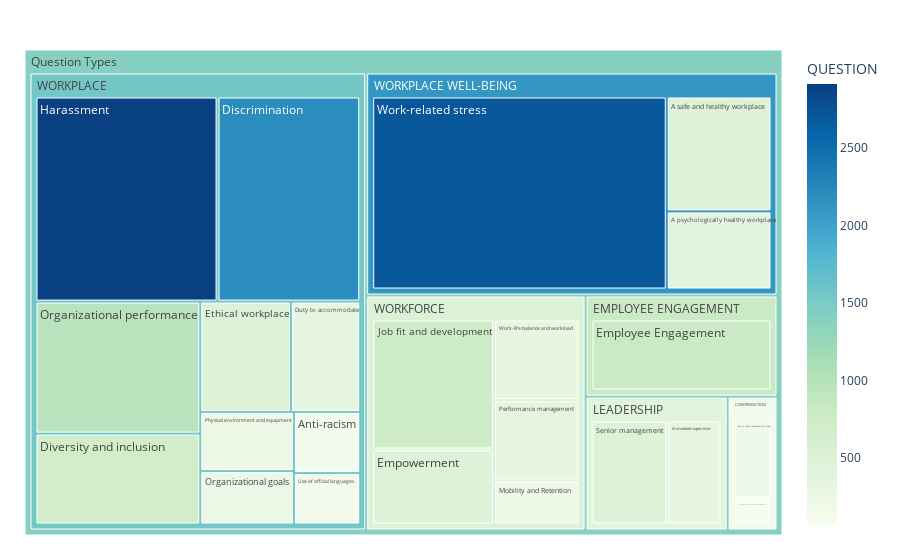

The cell this chart's notebook holds for it:
### Code cell
# Number of questions by Indicatior and SubIndicator
df_tree_map = df_emp_survey.groupby(['INDICATORENG','SUBINDICATORENG','DESCRIP_E'])[['QUESTION']].count().reset_index()

fig = px.treemap(df_tree_map, path=[px.Constant("Question Types"), 'INDICATORENG', 'SUBINDICATORENG'], values='QUESTION', color='QUESTION'
                                    ,color_continuous_scale='GnBu')
fig.update_layout(margin = dict(t=50, l=25, r=25, b=25))
fig.show()

### Figure 1 — Plotly figure (JSON) as saved in the notebook; plotly's stock layout.template omitted (floating-point values rounded to 4 significant figures)
{"data": [{"branchvalues": "total", "customdata": [[377.6], [478.9], [150.0], [2206.0], [693.3], [316.2], [809.2], [462.4], [462.7], [2915.0], [314.9], [727.4], [213.4], [231.4], [975.7], [188.6], [346.8], [216.5], [462.4], [65.72], [130.6], [314.6], [2711.0], [158.1], [809.2], [401.0], [496.3], [1550.0], [2115.0], [1410.0]], "domain": {"x": [0, 1], "y": [0, 1]}, "hovertemplate": "labels=%{label}<br>QUESTION_sum=%{value}<br>parent=%{parent}<br>id=%{id}<br>QUESTION=%{color}<extra></extra>", "ids": ["Question Types/WORKPLACE WELL-BEING/A psychologically healthy workplace", "Question Types/WORKPLACE WELL-BEING/A safe and healthy workplace", "Question Types/WORKPLACE/Anti-racism", "Question Types/WORKPLACE/Discrimination", "Question Types/WORKPLACE/Diversity and inclusion", "Question Types/WORKPLACE/Duty to accommodate", "Question Types/EMPLOYEE ENGAGEMENT/Employee Engagement", "Question Types/WORKFORCE/Empowerment", "Question Types/WORKPLACE/Ethical workplace", "Question Types/WORKPLACE/Harassment", "Question Types/LEADERSHIP/Immediate supervisor", "Question Types/WORKFORCE/Job fit and development", "Question Types/WORKFORCE/Mobility and Retention", "Question Types/WORKPLACE/Organizational goals", "Question Types/WORKPLACE/Organizational performance", "Question Types/COMPENSATION/Pay or other compensation issues", "Question Types/WORKFORCE/Performance management", "Question Types/WORKPLACE/Physical environment and equipment", "Question Types/LEADERSHIP/Senior management", "Question Types/COMPENSATION/Support to resolve pay or other compensation issues", "Question Types/WORKPLACE/Use of official languages", "Question Types/WORKFORCE/Work-life balance and workload", "Question Types/WORKPLACE WELL-BEING/Work-related stress", "Question Types/COMPENSATION", "Question Types/EMPLOYEE ENGAGEMENT", "Question Types/LEADERSHIP", "Question Types/WORKFORCE", "Question Types/WORKPLACE", "Question Types/WORKPLACE WELL-BEING", "Question Types"], "labels": ["A psychologically healthy workplace", "A safe and healthy workplace", "Anti-racism", "Discrimination", "Diversity and inclusion", "Duty to accommodate", "Employee Engagement", "Empowerment", "Ethical workplace", "Harassment", "Immediate supervisor", "Job fit and development", "Mobility and Retention", "Organizational goals", "Organizational performance", "Pay or other compensation issues", "Performance management", "Physical environment and equipment", "Senior management", "Support to resolve pay or other compensation issues", "Use of official languages", "Work-life balance and workload", "Work-related stress", "COMPENSATION", "EMPLOYEE ENGAGEMENT", "LEADERSHIP", "WORKFORCE", "WORKPLACE", "WORKPLACE WELL-BEING", "Question Types"], "marker": {"coloraxis": "coloraxis", "colors": [377.6, 478.9, 150.0, 2206.0, 693.3, 316.2, 809.2, 462.4, 462.7, 2915.0, 314.9, 727.4, 213.4, 231.4, 975.7, 188.6, 346.8, 216.5, 462.4, 65.72, 130.6, 314.6, 2711.0, 158.1, 809.2, 401.0, 496.3, 1550.0, 2115.0, 1410.0]}, "name": "", "parents": ["Question Types/WORKPLACE WELL-BEING", "Question Types/WORKPLACE WELL-BEING", "Question Types/WORKPLACE", "Question Types/WORKPLACE", "Question Types/WORKPLACE", "Question Types/WORKPLACE", "Question Types/EMPLOYEE ENGAGEMENT", "Question Types/WORKFORCE", "Question Types/WORKPLACE", "Question Types/WORKPLACE", "Question Types/LEADERSHIP", "Question Types/WORKFORCE", "Question Types/WORKFORCE", "Question Types/WORKPLACE", "Question Types/WORKPLACE", "Question Types/COMPENSATION", "Question Types/WORKFORCE", "Question Types/WORKPLACE", "Question Types/LEADERSHIP", "Question Types/COMPENSATION", "Question Types/WORKPLACE", "Question Types/WORKFORCE", "Question Types/WORKPLACE WELL-BEING", "Question Types", "Question Types", "Question Types", "Question Types", "Question Types", "Question Types", ""], "type": "treemap", "values": [16581, 24379, 7655, 55256, 28290, 14433, 33027, 18876, 18893, 70516, 13474, 32664, 7798, 9450, 41087, 8541, 14156, 10467, 18890, 2820, 6436, 14254, 115180, 11361, 33027, 32364, 87748, 262483, 156140, 583123]}], "layout": {"coloraxis": {"colorbar": {"title": {"text": "QUESTION"}}, "colorscale": [[0, "rgb(247,252,240)"], [0.125, "rgb(224,243,219)"], [0.25, "rgb(204,235,197)"], [0.375, "rgb(168,221,181)"], [0.5, "rgb(123,204,196)"], [0.625, "rgb(78,179,211)"], [0.75, "rgb(43,140,190)"], [0.875, "rgb(8,104,172)"], [1, "rgb(8,64,129)"]]}, "legend": {"tracegroupgap": 0}, "margin": {"b": 25, "l": 25, "r": 25, "t": 50}}}
